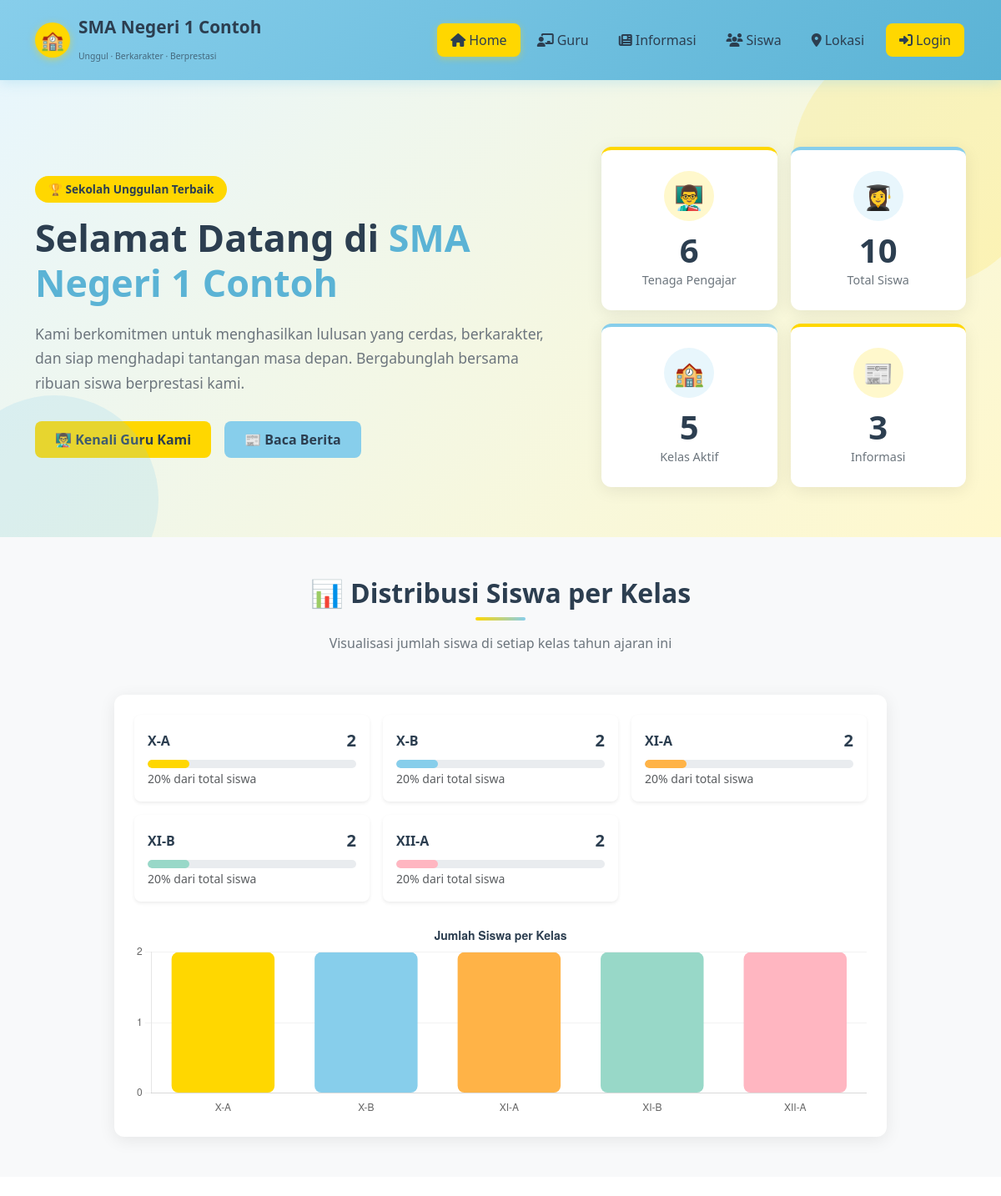
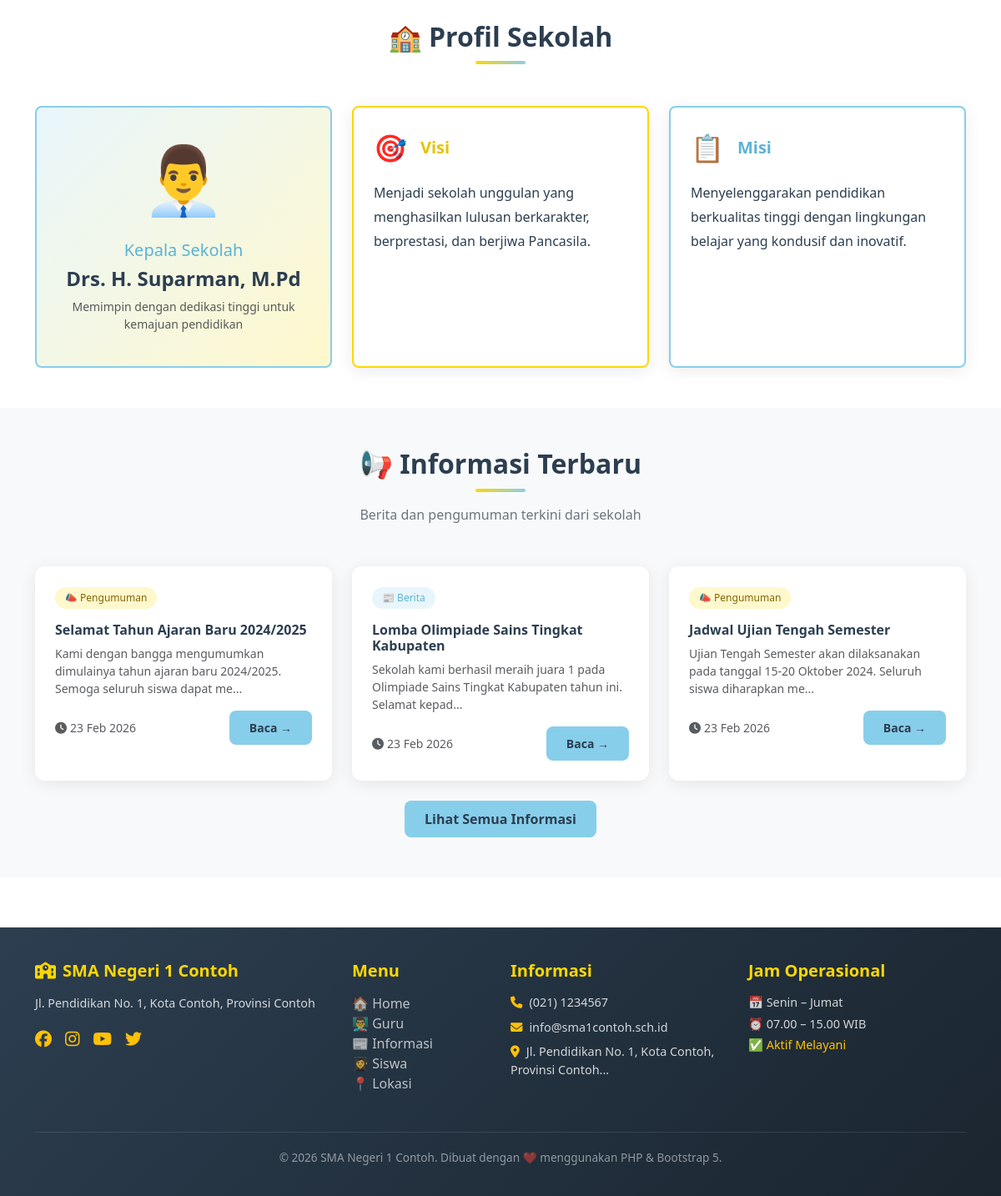
The page / on the database its author committed (2 pictures, top to bottom).
### tables this page shows
CREATE TABLE IF NOT EXISTS pengaturan (
    id INT AUTO_INCREMENT PRIMARY KEY,
    kunci VARCHAR(50) NOT NULL UNIQUE,
    nilai TEXT,
    keterangan VARCHAR(200)
);

CREATE TABLE IF NOT EXISTS informasi (
    id INT AUTO_INCREMENT PRIMARY KEY,
    judul VARCHAR(200) NOT NULL,
    konten TEXT NOT NULL,
    kategori ENUM('berita', 'pengumuman') NOT NULL DEFAULT 'berita',
    gambar VARCHAR(255) DEFAULT NULL,
    penulis VARCHAR(100) DEFAULT NULL,
    status ENUM('aktif', 'nonaktif') NOT NULL DEFAULT 'aktif',
    created_at TIMESTAMP DEFAULT CURRENT_TIMESTAMP,
    updated_at TIMESTAMP DEFAULT CURRENT_TIMESTAMP ON UPDATE CURRENT_TIMESTAMP
);

### koneksi.php (called while the page is built, shortened)
<?php
function escape($koneksi, $data) {
    return mysqli_real_escape_string($koneksi, trim($data));
}
function getSetting($koneksi, $kunci) {
    $kunci = escape($koneksi, $kunci);
    $result = mysqli_query($koneksi, "SELECT nilai FROM pengaturan WHERE kunci='$kunci'");
    if ($row = mysqli_fetch_assoc($result)) {
        return $row['nilai'];
    }
    return '';
}

### index.php (the view, shortened to what this page needs)
<?php
$halaman_aktif = 'home';
require_once 'includes/header.php';
$total_guru = mysqli_fetch_assoc(mysqli_query($koneksi, "SELECT COUNT(*) as total FROM guru"))['total'];
$total_siswa = mysqli_fetch_assoc(mysqli_query($koneksi, "SELECT COUNT(*) as total FROM siswa"))['total'];
$total_kelas = mysqli_fetch_assoc(mysqli_query($koneksi, "SELECT COUNT(DISTINCT kelas) as total FROM siswa"))['total'];
$total_info = mysqli_fetch_assoc(mysqli_query($koneksi, "SELECT COUNT(*) as total FROM informasi WHERE status='aktif'"))['total'];
$result_kelas = mysqli_query($koneksi, "SELECT kelas, COUNT(*) as jumlah FROM siswa GROUP BY kelas ORDER BY kelas");
$data_kelas = [];
while ($row = mysqli_fetch_assoc($result_kelas)) {
    $data_kelas[] = $row;
}
$result_info = mysqli_query($koneksi, "SELECT * FROM informasi WHERE status='aktif' ORDER BY created_at DESC LIMIT 3");
$visi = getSetting($koneksi, 'visi');
$misi = getSetting($koneksi, 'misi');
$kepala_sekolah = getSetting($koneksi, 'kepala_sekolah');
$nama_sekolah = getSetting($koneksi, 'nama_sekolah');
?>
<section class="hero-section">
    <div class="container">
        <div class="row align-items-center g-5">
            <div class="col-lg-7">
                <span class="hero-badge">🏆 Sekolah Unggulan Terbaik</span>
                <h1 class="hero-title">Selamat Datang di <span><?= htmlspecialchars($nama_sekolah) ?></span></h1>
                <p class="hero-subtitle">Kami berkomitmen untuk menghasilkan lulusan yang cerdas, berkarakter, dan siap menghadapi tantangan masa depan. Bergabunglah bersama ribuan siswa berprestasi kami.</p>
                <div class="d-flex flex-wrap gap-3">
                    <a href="guru.php" class="btn-kuning btn">👨‍🏫 Kenali Guru Kami</a>
                    <a href="informasi.php" class="btn-biru btn">📰 Baca Berita</a>
                </div>
            </div>
            <div class="col-lg-5">
                <div class="row g-3">
                    <div class="col-6">
                        <div class="stat-card kuning">
                            <div class="stat-icon">👨‍🏫</div>
                            <div class="stat-number" data-target="<?= $total_guru ?>"><?= $total_guru ?></div>
                            <div class="stat-label">Tenaga Pengajar</div>
                        </div>
                    </div>
                    <div class="col-6">
                        <div class="stat-card biru">
                            <div class="stat-icon">👩‍🎓</div>
                            <div class="stat-number"><?= $total_siswa ?></div>
                            <div class="stat-label">Total Siswa</div>
                        </div>
                    </div>
                    <div class="col-6">
                        <div class="stat-card biru">
                            <div class="stat-icon">🏫</div>
                            <div class="stat-number"><?= $total_kelas ?></div>
                            <div class="stat-label">Kelas Aktif</div>
                        </div>
                    </div>
                    <div class="col-6">
                        <div class="stat-card kuning">
                            <div class="stat-icon">📰</div>
                            <div class="stat-number"><?= $total_info ?></div>
                            <div class="stat-label">Informasi</div>
                        </div>
                    </div>
                </div>
            </div>
        </div>
    </div>
</section>
<section class="py-5" style="background: var(--abu);">
    <div class="container">
        <div class="section-title">
            <h2>📊 Distribusi Siswa per Kelas</h2>
            <div class="title-line"></div>
            <p>Visualisasi jumlah siswa di setiap kelas tahun ajaran ini</p>
        </div>
        <div class="row justify-content-center">
            <div class="col-lg-10">
                <div class="tabel-wrapper p-4">
                    <div class="row g-3 mb-4">
                        <?php foreach ($data_kelas as $kelas):
                            $persentase = $total_siswa > 0 ? round(($kelas['jumlah'] / $total_siswa) * 100) : 0;
                            $warna = ['#FFD700','#87CEEB','#FFB347','#98D8C8','#FFB6C1','#B0E0E6'];
                            $idx = array_search($kelas, $data_kelas);
                            $color = $warna[$idx % count($warna)];
                        ?>
                        <div class="col-md-4 col-6">
                            <div class="bg-white rounded-3 p-3 shadow-sm h-100">
                                <div class="d-flex justify-content-between align-items-center mb-2">
                                    <span class="fw-bold"><?= htmlspecialchars($kelas['kelas']) ?></span>
                                    <span class="fw-bold fs-5"><?= $kelas['jumlah'] ?></span>
                                </div>
                                <div class="progress" style="height:10px; border-radius:5px;">
                                    <div class="progress-bar" role="progressbar"
                                         style="width: <?= $persentase ?>%; background: <?= $color ?>; border-radius:5px;"
                                         aria-valuenow="<?= $persentase ?>" aria-valuemin="0" aria-valuemax="100">
                                    </div>
                                </div>
                                <small class="text-muted"><?= $persentase ?>% dari total siswa</small>
                            </div>
                        </div>
                        <?php endforeach; ?>
                    </div>
                    <canvas id="kelasChart" height="80"></canvas>
                </div>
            </div>
        </div>
    </div>
</section>
<section class="py-5">
    <div class="container">
        <div class="section-title">
            <h2>🏫 Profil Sekolah</h2>
            <div class="title-line"></div>
        </div>
        <div class="row g-4 align-items-stretch">
            <div class="col-lg-4">
                <div class="h-100 p-4 rounded-3 text-center" style="background: linear-gradient(135deg, var(--biru-light), var(--kuning-light)); border: 2px solid var(--biru-muda);">
                    <div style="font-size:5rem; margin-bottom:15px;">👨‍💼</div>
                    <h5 style="color:var(--biru-dark);">Kepala Sekolah</h5>
                    <h4 class="fw-bold"><?= htmlspecialchars($kepala_sekolah) ?></h4>
                    <p class="text-muted small">Memimpin dengan dedikasi tinggi untuk kemajuan pendidikan</p>
                </div>
            </div>
            <div class="col-lg-4">
                <div class="h-100 p-4 rounded-3" style="background: var(--putih); border: 2px solid var(--kuning); box-shadow: var(--shadow);">
                    <div class="d-flex align-items-center gap-3 mb-3">
                        <div style="font-size:2rem;">🎯</div>
                        <h5 class="mb-0 fw-bold" style="color:var(--kuning-dark);">Visi</h5>
                    </div>
                    <p style="line-height:1.8; color:var(--teks-gelap);"><?= htmlspecialchars($visi) ?></p>
                </div>
            </div>
            <div class="col-lg-4">
                <div class="h-100 p-4 rounded-3" style="background: var(--putih); border: 2px solid var(--biru-muda); box-shadow: var(--shadow);">
                    <div class="d-flex align-items-center gap-3 mb-3">
                        <div style="font-size:2rem;">📋</div>
                        <h5 class="mb-0 fw-bold" style="color:var(--biru-dark);">Misi</h5>
                    </div>
                    <p style="line-height:1.8; color:var(--teks-gelap);"><?= htmlspecialchars($misi) ?></p>
                </div>
            </div>
        </div>
    </div>
</section>
<section class="py-5" style="background: var(--abu);">
    <div class="container">
        <div class="section-title">
            <h2>📢 Informasi Terbaru</h2>
            <div class="title-line"></div>
            <p>Berita dan pengumuman terkini dari sekolah</p>
        </div>
        <div class="row g-4">
            <?php while ($info = mysqli_fetch_assoc($result_info)): ?>
            <div class="col-md-4">
                <div class="info-card">
                    <div class="p-4">
                        <span class="badge-kategori badge-<?= $info['kategori'] ?> mb-3 d-inline-block">
                            <?= $info['kategori'] === 'berita' ? '📰 Berita' : '📣 Pengumuman' ?>
                        </span>
                        <h5 class="card-title"><?= htmlspecialchars($info['judul']) ?></h5>
                        <p class="text-muted small mb-3"><?= htmlspecialchars(substr($info['konten'], 0, 100)) ?>...</p>
                        <div class="d-flex justify-content-between align-items-center">
                            <small class="text-muted"><i class="fas fa-clock me-1"></i><?= date('d M Y', strtotime($info['created_at'])) ?></small>
                            <a href="informasi.php?id=<?= $info['id'] ?>" class="btn btn-sm btn-biru">Baca →</a>
                        </div>
                    </div>
                </div>
            </div>
            <?php endwhile; ?>
        </div>
        <div class="text-center mt-4">
            <a href="informasi.php" class="btn-biru btn">Lihat Semua Informasi</a>
        </div>
    </div>
</section>
<script>
// Chart Kelas
const ctx = document.getElementById('kelasChart').getContext('2d');
new Chart(ctx, {
    type: 'bar',
    data: {
        labels: [<?= implode(',', array_map(fn($k) => '"'.$k['kelas'].'"', $data_kelas)) ?>],
        datasets: [{
            label: 'Jumlah Siswa',
            data: [<?= implode(',', array_column($data_kelas, 'jumlah')) ?>],
            backgroundColor: ['#FFD700','#87CEEB','#FFB347','#98D8C8','#FFB6C1','#B0E0E6'],
            borderRadius: 8,
            borderSkipped: false,
        }]
    },
    options: {
        responsive: true,
        plugins: {
            legend: { display: false },
            title: { display: true, text: 'Jumlah Siswa per Kelas', font: { size: 14, weight: 'bold' }, color: '#2c3e50' }
        },
        scales: {
            y: { beginAtZero: true, ticks: { stepSize: 1 }, grid: { color: 'rgba(0,0,0,0.05)' } },
            x: { grid: { display: false } }
        }
    }
});
</script>
<?php require_once 'includes/footer.php'; ?>

### includes/header.php (shortened to what this page needs)
<?php
require_once __DIR__ . '/../koneksi.php';
$nama_sekolah = getSetting($koneksi, 'nama_sekolah');
$halaman_aktif = $halaman_aktif ?? '';
?>
<!DOCTYPE html>
<html lang="id">
<head>
    <link rel="stylesheet" href="https://cdn.jsdelivr.net/npm/bootstrap@5.3.2/dist/css/bootstrap.min.css">
    <link rel="stylesheet" href="https://cdnjs.cloudflare.com/ajax/libs/font-awesome/6.5.0/css/all.min.css">
    <link rel="stylesheet" href="<?= BASE_URL ?>assets/css/style.css">
</head>
<body>
<nav class="navbar navbar-sekolah navbar-expand-lg sticky-top">
    <div class="container">
        <a class="navbar-brand" href="<?= BASE_URL ?>index.php">
            <div class="logo-icon">🏫</div>
            <div>
                <div><?= htmlspecialchars($nama_sekolah) ?></div>
                <small style="font-size:0.65rem;font-weight:400;color:rgba(44,62,80,0.7);">Unggul · Berkarakter · Berprestasi</small>
            </div>
        </a>
        <div class="collapse navbar-collapse" id="navMenu">
            <ul class="navbar-nav ms-auto">
                <li class="nav-item"><a class="nav-link <?= $halaman_aktif==='home'?'active':'' ?>" href="<?= BASE_URL ?>index.php"><i class="fas fa-home me-1"></i>Home</a></li>
                <li class="nav-item"><a class="nav-link <?= $halaman_aktif==='guru'?'active':'' ?>" href="<?= BASE_URL ?>guru.php"><i class="fas fa-chalkboard-teacher me-1"></i>Guru</a></li>
                <li class="nav-item"><a class="nav-link <?= $halaman_aktif==='informasi'?'active':'' ?>" href="<?= BASE_URL ?>informasi.php"><i class="fas fa-newspaper me-1"></i>Informasi</a></li>
                <li class="nav-item"><a class="nav-link <?= $halaman_aktif==='siswa'?'active':'' ?>" href="<?= BASE_URL ?>siswa.php"><i class="fas fa-users me-1"></i>Siswa</a></li>
                <li class="nav-item"><a class="nav-link <?= $halaman_aktif==='lokasi'?'active':'' ?>" href="<?= BASE_URL ?>lokasi.php"><i class="fas fa-map-marker-alt me-1"></i>Lokasi</a></li>
                <?php if (isset($_SESSION['user_id'])): ?>
                <li class="nav-item"><a class="nav-link" href="<?= BASE_URL ?>admin/dashboard.php"><i class="fas fa-cog me-1"></i>Admin</a></li>
                <?php else: ?>
                <li class="nav-item"><a class="nav-link btn-kuning ms-2 px-3" href="<?= BASE_URL ?>login.php"><i class="fas fa-sign-in-alt me-1"></i>Login</a></li>
                <?php endif; ?>
            </ul>
        </div>
    </div>
</nav>

### includes/footer.php (shortened to what this page needs)
<?php
$nama_sekolah = getSetting($koneksi, 'nama_sekolah');
$alamat = getSetting($koneksi, 'alamat');
$telp = getSetting($koneksi, 'telp');
$email_sk = getSetting($koneksi, 'email');
?>
<footer class="footer">
    <div class="container">
        <div class="row g-4">
            <div class="col-lg-4">
                <h5><i class="fas fa-school me-2"></i><?= htmlspecialchars($nama_sekolah) ?></h5>
                <p style="font-size:0.9rem;line-height:1.7;"><?= htmlspecialchars($alamat) ?></p>
                <div class="d-flex gap-3 mt-3">
                    <a href="#" class="text-warning fs-5"><i class="fab fa-facebook"></i></a>
                    <a href="#" class="text-warning fs-5"><i class="fab fa-instagram"></i></a>
                    <a href="#" class="text-warning fs-5"><i class="fab fa-youtube"></i></a>
                    <a href="#" class="text-warning fs-5"><i class="fab fa-twitter"></i></a>
                </div>
            </div>
            <div class="col-lg-2 col-sm-6">
                <h5>Menu</h5>
                <ul class="list-unstyled">
                    <li><a href="<?= BASE_URL ?>index.php">🏠 Home</a></li>
                    <li><a href="<?= BASE_URL ?>guru.php">👨‍🏫 Guru</a></li>
                    <li><a href="<?= BASE_URL ?>informasi.php">📰 Informasi</a></li>
                    <li><a href="<?= BASE_URL ?>siswa.php">👩‍🎓 Siswa</a></li>
                    <li><a href="<?= BASE_URL ?>lokasi.php">📍 Lokasi</a></li>
                </ul>
            </div>
            <div class="col-lg-3 col-sm-6">
                <h5>Informasi</h5>
                <ul class="list-unstyled" style="font-size:0.9rem;">
                    <li class="mb-2"><i class="fas fa-phone text-warning me-2"></i><?= htmlspecialchars($telp) ?></li>
                    <li class="mb-2"><i class="fas fa-envelope text-warning me-2"></i><?= htmlspecialchars($email_sk) ?></li>
                    <li class="mb-2"><i class="fas fa-map-marker-alt text-warning me-2"></i><?= htmlspecialchars(substr($alamat,0,60)) ?>...</li>
                </ul>
            </div>
            <div class="col-lg-3">
                <h5>Jam Operasional</h5>
                <ul class="list-unstyled" style="font-size:0.9rem;">
                    <li class="mb-1">📅 Senin – Jumat</li>
                    <li class="mb-1">⏰ 07.00 – 15.00 WIB</li>
                    <li class="mb-1 text-warning">✅ Aktif Melayani</li>
                </ul>
            </div>
        </div>
        <div class="footer-bottom">
            <p>© <?= date('Y') ?> <?= htmlspecialchars($nama_sekolah) ?>. Dibuat dengan ❤️ menggunakan PHP & Bootstrap 5.</p>
        </div>
    </div>
</footer>
</body>
</html>

### rows shown on the page
pengaturan: nilai "SMA Negeri 1 Contoh"
pengaturan: nilai "Drs. H. Suparman, M.Pd"
pengaturan: nilai "Menjadi sekolah unggulan yang menghasilkan lulusan berkarakter, berprestasi, dan berjiwa Pancasila."
pengaturan: nilai "Menyelenggarakan pendidikan berkualitas tinggi dengan lingkungan belajar yang kondusif dan inovatif."
informasi: kategori "📣 Pengumuman", judul "Selamat Tahun Ajaran Baru 2024/2025", konten "Kami dengan bangga mengumumkan dimulainya tahun ajaran baru 2024/2025. Semoga seluruh siswa dapat me", created_at "23 Feb 2026"
informasi: kategori "📰 Berita", judul "Lomba Olimpiade Sains Tingkat Kabupaten", konten "Sekolah kami berhasil meraih juara 1 pada Olimpiade Sains Tingkat Kabupaten tahun ini. Selamat kepad", created_at "23 Feb 2026"
informasi: kategori "📣 Pengumuman", judul "Jadwal Ujian Tengah Semester", konten "Ujian Tengah Semester akan dilaksanakan pada tanggal 15-20 Oktober 2024. Seluruh siswa diharapkan me", created_at "23 Feb 2026"
pengaturan: nilai "Jl. Pendidikan No. 1, Kota Contoh, Provinsi Contoh"
pengaturan: nilai "(021) 1234567"
pengaturan: nilai "info@sma1contoh.sch.id"

### other values the page prints
$total_guru "6"
$total_siswa "10"
$total_kelas "5"
$total_info "3"
$kelas['kelas'] "X-A"
$kelas['jumlah'] "2"
$persentase "20"
$kelas['kelas'] "X-B"
$kelas['kelas'] "XI-A"
$kelas['kelas'] "XI-B"
$kelas['kelas'] "XII-A"
chart data {{ implode(',', array_column($data_kelas, 'jumlah')) }} 2,2,2,2,2
